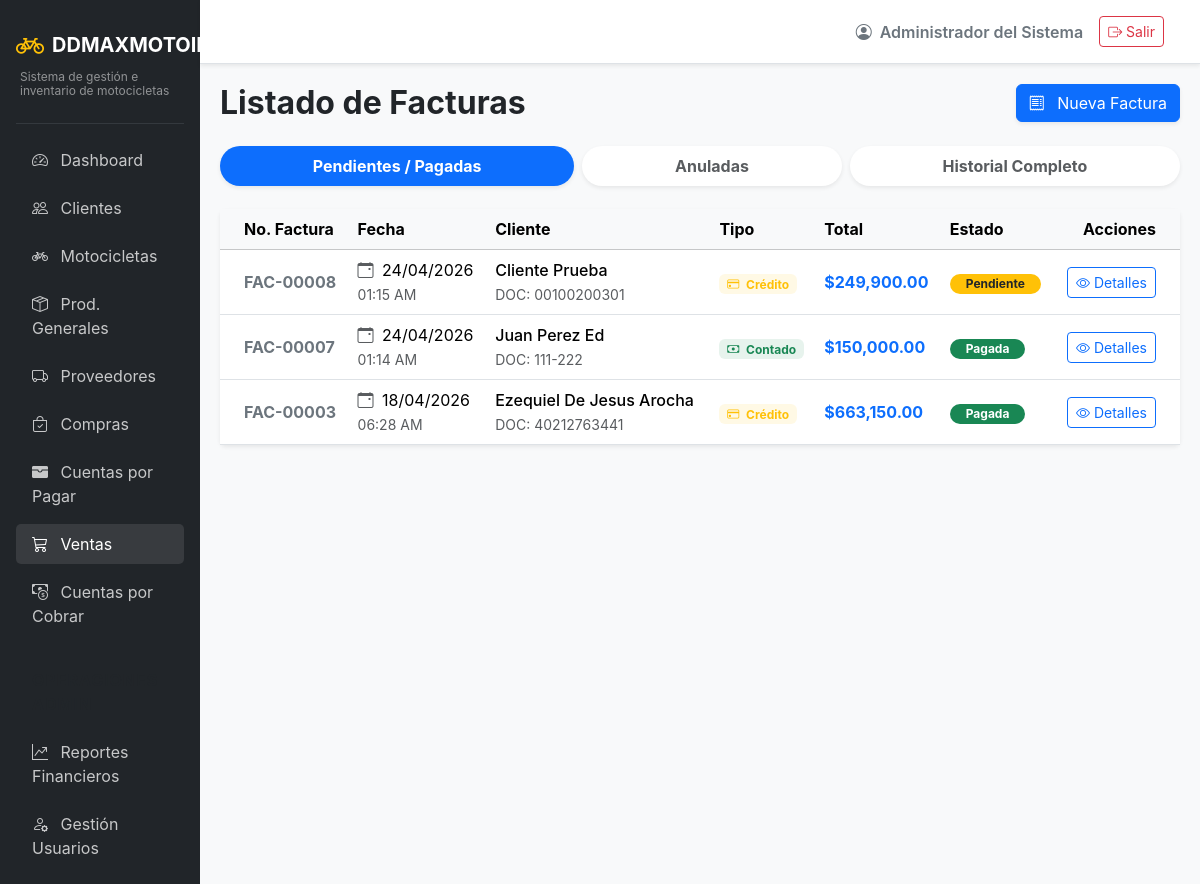
The app's page /sales/ (signed in) with its own data.
### app/models/auth.py (models this page shows, shortened)
class Usuarios(UserMixin, db.Model):
    __tablename__ = 'usuarios'
    id = db.Column(db.Integer, primary_key=True)
    usuario = db.Column(db.String(50), unique=True, nullable=False)
    password_hash = db.Column(db.String(255), nullable=False)
    rol_id = db.Column(db.Integer, db.ForeignKey('roles.id'), nullable=False)
    estado = db.Column(db.String(20), default='activo') # activo/inactivo
    nombre = db.Column(db.String(100), nullable=False)
    created_at = db.Column(db.DateTime, default=datetime.utcnow)
    updated_at = db.Column(db.DateTime, default=datetime.utcnow, onupdate=datetime.utcnow)

### app/models/transactions.py (models this page shows)
class Facturas(db.Model):
    __tablename__ = 'facturas'
    id = db.Column(db.Integer, primary_key=True)
    cliente_id = db.Column(db.Integer, db.ForeignKey('clientes.id'), nullable=False)
    usuario_id = db.Column(db.Integer, db.ForeignKey('usuarios.id'), nullable=False)
    fecha = db.Column(db.DateTime, default=datetime.utcnow)
    tipo = db.Column(db.String(20), nullable=False) # contado, credito
    subtotal = db.Column(db.Numeric(12, 2), nullable=False)
    descuento = db.Column(db.Numeric(12, 2), default=0)
    total = db.Column(db.Numeric(12, 2), nullable=False)
    pago_inicial = db.Column(db.Numeric(12, 2), default=0)
    metodo_pago = db.Column(db.String(50))
    estado = db.Column(db.String(20), default='pagada')
    created_at = db.Column(db.DateTime, default=datetime.utcnow)
    cliente = db.relationship('Clientes', backref='facturas')
    usuario = db.relationship('Usuarios', backref='facturas_generadas')
    detalles = db.relationship('DetalleFactura', backref='factura', lazy=True)
    cuenta_por_cobrar = db.relationship('CuentasPorCobrar', backref='factura', uselist=False)

### app/models/entities.py (models this page shows)
class Clientes(db.Model):
    __tablename__ = 'clientes'
    id = db.Column(db.Integer, primary_key=True)
    tipo = db.Column(db.String(20), nullable=False) # fisico, juridico
    nombre = db.Column(db.String(150), nullable=False)
    documento = db.Column(db.String(50), unique=True, nullable=False)
    telefono = db.Column(db.String(20))
    direccion = db.Column(db.String(255))
    nombre_garante = db.Column(db.String(150))
    documento_garante = db.Column(db.String(50))
    telefono_garante = db.Column(db.String(20))
    direccion_garante = db.Column(db.String(255))
    created_at = db.Column(db.DateTime, default=datetime.utcnow)

### app/routes/sales.py (the view)
@sales_bp.route('/')
def list_sales():
    estado = request.args.get('estado', 'pendientes')
    query = Facturas.query
    if estado == 'pendientes':
        query = query.filter(Facturas.estado != 'anulada')
    elif estado == 'anuladas':
        query = query.filter(Facturas.estado == 'anulada')
    facturas = query.options(joinedload(Facturas.cliente)).order_by(Facturas.fecha.desc()).all()
    return render_template('sales/list.html', facturas=facturas, estado_actual=estado)

### app/models/auth.py (called while the page is built)
@login_manager.user_loader
def load_user(user_id):
    return db.session.get(Usuarios, int(user_id))

### app/templates/sales/list.html (shortened to what this page needs)
{% extends "base.html" %}
{% block content %}
<div class="d-flex justify-content-between align-items-center mb-4">
    <h2 class="fw-bold mb-0">Listado de Facturas</h2>
    <a href="{{ url_for('sales.create_sale') }}" class="btn btn-primary shadow-sm">
        <i class="bi bi-receipt me-2"></i> Nueva Factura
    </a>
</div>
<ul class="nav nav-tabs nav-fill mb-4 border-0 gap-2">
    <li class="nav-item">
        <a class="nav-link rounded-pill fw-bold border-0 shadow-sm {% if estado_actual == 'pendientes' %}active bg-primary text-white{% else %}bg-white text-muted{% endif %}" href="{{ url_for('sales.list_sales', estado='pendientes') }}">
            Pendientes / Pagadas
        </a>
    </li>
    <li class="nav-item">
        <a class="nav-link rounded-pill fw-bold border-0 shadow-sm {% if estado_actual == 'anuladas' %}active bg-danger text-white{% else %}bg-white text-muted{% endif %}" href="{{ url_for('sales.list_sales', estado='anuladas') }}">
            Anuladas
        </a>
    </li>
    <li class="nav-item">
        <a class="nav-link rounded-pill fw-bold border-0 shadow-sm {% if estado_actual == 'todas' %}active bg-dark text-white{% else %}bg-white text-muted{% endif %}" href="{{ url_for('sales.list_sales', estado='todas') }}">
            Historial Completo
        </a>
    </li>
</ul>
<div class="card shadow-sm border-0">
    <div class="card-body p-0">
        <div class="table-responsive">
            <table class="table table-hover align-middle mb-0">
                <thead class="table-light">
                    <tr>
                        <th class="ps-4">No. Factura</th>
                        <th>Fecha</th>
                        <th>Cliente</th>
                        <th>Tipo</th>
                        <th>Total</th>
                        <th>Estado</th>
                        <th class="text-end pe-4">Acciones</th>
                    </tr>
                </thead>
                <tbody>
                    {% for factura in facturas %}
                    <tr>
                        <td class="ps-4 fw-bold text-secondary">
                            FAC-{{ "{:05d}".format(factura.id) }}
                        </td>
                        <td>
                            <div><i class="bi bi-calendar-event text-muted me-1"></i> {{ factura.fecha.strftime('%d/%m/%Y') }}</div>
                            <small class="text-muted">{{ factura.fecha.strftime('%H:%M %p') }}</small>
                        </td>
                        <td>
                            <div class="fw-medium">{{ factura.cliente.nombre if factura.cliente else 'N/A' }}</div>
                            <small class="text-muted text-uppercase">Doc: {{ factura.cliente.documento if factura.cliente else '' }}</small>
                        </td>
                        <td>
                            {% if factura.tipo == 'contado' %}
                                <span class="badge bg-success bg-opacity-10 text-success"><i class="bi bi-cash me-1"></i> Contado</span>
                            {% else %}
                                <span class="badge bg-warning bg-opacity-10 text-warning"><i class="bi bi-credit-card me-1"></i> Crédito</span>
                            {% endif %}
                        </td>
                        <td>
                            <strong class="text-primary">${{ "{:,.2f}".format(factura.total) }}</strong>
                        </td>
                        <td>
                            {% if factura.estado == 'pagada' %}
                                <span class="badge bg-success rounded-pill px-3">Pagada</span>
                            {% elif factura.estado == 'pendiente' %}
                                <span class="badge bg-warning text-dark rounded-pill px-3">Pendiente</span>
                            {% elif factura.estado == 'anulada' %}
                                <span class="badge bg-danger rounded-pill px-3">Anulada</span>
                            {% elif factura.estado == 'dev. parcial' %}
                                <span class="badge bg-info text-dark rounded-pill px-3">Dev. Parcial</span>
                            {% else %}
                                <span class="badge bg-secondary rounded-pill px-3">{{ factura.estado|capitalize }}</span>
                            {% endif %}
                        </td>
                        <td class="text-end pe-4">
                            <a href="{{ url_for('sales.detail_sale', id=factura.id) }}" class="btn btn-sm btn-outline-primary" data-bs-toggle="tooltip" title="Ver Detalles">
                                <i class="bi bi-eye"></i> Detalles
                            </a>
                        </td>
                    </tr>
                    {% endfor %}
                </tbody>
            </table>
        </div>
    </div>
</div>
{% endblock %}

### app/templates/base.html (shortened to what this page needs)
<!DOCTYPE html>
<html lang="es">
<head>
    <link href="https://cdn.jsdelivr.net/npm/bootstrap@5.3.2/dist/css/bootstrap.min.css" rel="stylesheet">
    <link href="https://cdn.jsdelivr.net/npm/bootstrap-icons@1.11.1/font/bootstrap-icons.css" rel="stylesheet">
</head>
<body>
    <div class="container-fluid p-0">
        <div class="row g-0">
            <div class="col-md-2 sidebar d-none d-md-block p-3">
                <a href="{{ url_for('main.dashboard') }}" class="text-decoration-none d-flex flex-column mb-4 mt-2">
                    <div class="d-flex align-items-center">
                        <i class="bi bi-bicycle fs-3 text-warning me-2"></i>
                        <span class="fs-5 text-white fw-bold">DDMAXMOTOIMPORT</span>
                    </div>
                    <div class="text-white-50 mt-1 ps-1" style="font-size: 0.75rem; line-height: 1.2;">Sistema de gestión e inventario de motocicletas</div>
                </a>
                <hr class="text-secondary">
                <ul class="nav flex-column gap-2">
                    <li class="nav-item">
                        <a class="nav-link {% if request.endpoint and request.endpoint.startswith('main.') %}active{% endif %}" href="{{ url_for('main.dashboard') }}">
                            <i class="bi bi-speedometer2 me-2"></i> Dashboard
                        </a>
                    </li>
                    <li class="nav-item">
                        <a class="nav-link {% if request.endpoint and request.endpoint.startswith('clients.') %}active{% endif %}" href="{{ url_for('clients.list_clients') }}">
                            <i class="bi bi-people me-2"></i> Clientes
                        </a>
                    </li>
                    <li class="nav-item">
                        <a class="nav-link {% if request.endpoint and request.endpoint.startswith('inventory.') and 'product' not in request.endpoint %}active{% endif %}" href="{{ url_for('inventory.list_motorcycles') }}">
                            <i class="bi bi-bicycle me-2"></i> Motocicletas
                        </a>
                    </li>
                    <li class="nav-item">
                        <a class="nav-link {% if request.endpoint and request.endpoint.startswith('inventory.') and 'product' in request.endpoint %}active{% endif %}" href="{{ url_for('inventory.list_products') }}">
                            <i class="bi bi-box-seam me-2"></i> Prod. Generales
                        </a>
                    </li>
                    <li class="nav-item">
                        <a class="nav-link {% if request.endpoint and request.endpoint.startswith('suppliers.') %}active{% endif %}" href="{{ url_for('suppliers.list_suppliers') }}">
                            <i class="bi bi-truck me-2"></i> Proveedores
                        </a>
                    </li>
                    <li class="nav-item">
                        <a class="nav-link {% if request.endpoint and request.endpoint.startswith('purchases.') %}active{% endif %}" href="{{ url_for('purchases.list_purchases') }}">
                            <i class="bi bi-bag-check me-2"></i> Compras
                        </a>
                    </li>
                    <li class="nav-item">
                        <a class="nav-link {% if request.endpoint and request.endpoint.startswith('payables.') %}active{% endif %}" href="{{ url_for('payables.list_accounts') }}">
                            <i class="bi bi-wallet-fill me-2"></i> Cuentas por Pagar
                        </a>
                    </li>
                    <li class="nav-item">
                        <a class="nav-link {% if request.endpoint and request.endpoint.startswith('sales.') %}active{% endif %}" href="{{ url_for('sales.list_sales') }}">
                            <i class="bi bi-cart3 me-2"></i> Ventas
                        </a>
                    </li>
                    <li class="nav-item">
                        <a class="nav-link {% if request.endpoint and request.endpoint.startswith('accounts.') %}active{% endif %}" href="{{ url_for('accounts.list_accounts') }}">
                            <i class="bi bi-cash-coin me-2"></i> Cuentas por Cobrar
                        </a>
                    </li>
                    {% if current_user.is_authenticated and current_user.rol.nombre|upper in ['ADMIN', 'ADMINISTRADOR'] %}
                    <li class="nav-item mt-3">
                        <span class="nav-link text-uppercase small fw-bold text-muted" style="letter-spacing: 1px;">Operaciones Admin</span>
                    </li>
                    <li class="nav-item">
                        <a class="nav-link {% if request.endpoint and request.endpoint.startswith('reports.') %}active{% endif %}" href="{{ url_for('reports.sales_report') }}">
                            <i class="bi bi-graph-up-arrow me-2"></i> Reportes Financieros
                        </a>
                    </li>
                    <li class="nav-item">
                        <a class="nav-link" href="#" onclick="alert('Módulo de usuarios en desarrollo'); return false;">
                            <i class="bi bi-person-gear me-2"></i> Gestión Usuarios
                        </a>
                    </li>
                    {% endif %}
                </ul>
            </div>
            <div class="col-md-10 d-flex flex-column vh-100">
                <nav class="navbar navbar-expand-lg navbar-light bg-white border-bottom shadow-sm px-4 py-3">
                    <div class="container-fluid">
                        <div class="ms-auto d-flex align-items-center">
                            <span class="me-3 fw-semibold text-secondary">
                                <i class="bi bi-person-circle me-1"></i> {{ current_user.nombre }}
                            </span>
                            <a href="{{ url_for('auth.logout') }}" class="btn btn-outline-danger btn-sm">
                                <i class="bi bi-box-arrow-right"></i> Salir
                            </a>
                        </div>
                    </div>
                </nav>
                <main class="content-area flex-grow-1 overflow-auto">
                    {% block content %}{% endblock %}
                </main>
            </div>
        </div>
    </div>
</body>
</html>

### app/templates/base.html (style rules this page uses)
body { background-color: #f8f9fa; font-family: 'Inter', sans-serif; }
.sidebar { background-color: #212529; min-height: 100vh; color: #fff; }
.sidebar .nav-link { color: rgba(255,255,255,.75); transition: 0.3s; }
.sidebar .nav-link:hover, .sidebar .nav-link.active { color: #fff; background: rgba(255,255,255,.1); border-radius: 5px; }
.content-area { padding: 20px; }

### records on screen
Usuarios: nombre "Administrador del Sistema"
Facturas: id "00008", fecha "24/04/2026", fecha "01:15 AM", cliente "Cliente Prueba", cliente "00100200301", tipo "credito" (drawn), total "249,900.00", estado "Pendiente"
Facturas: id "00007", fecha "24/04/2026", fecha "01:14 AM", cliente "Juan Perez Ed", cliente "111-222", tipo "contado" (drawn), total "150,000.00", estado "Pagada"
Facturas: id "00003", fecha "18/04/2026", fecha "06:28 AM", cliente "Ezequiel De Jesus Arocha", cliente "40212763441", tipo "credito" (drawn), total "663,150.00", estado "Pagada"
